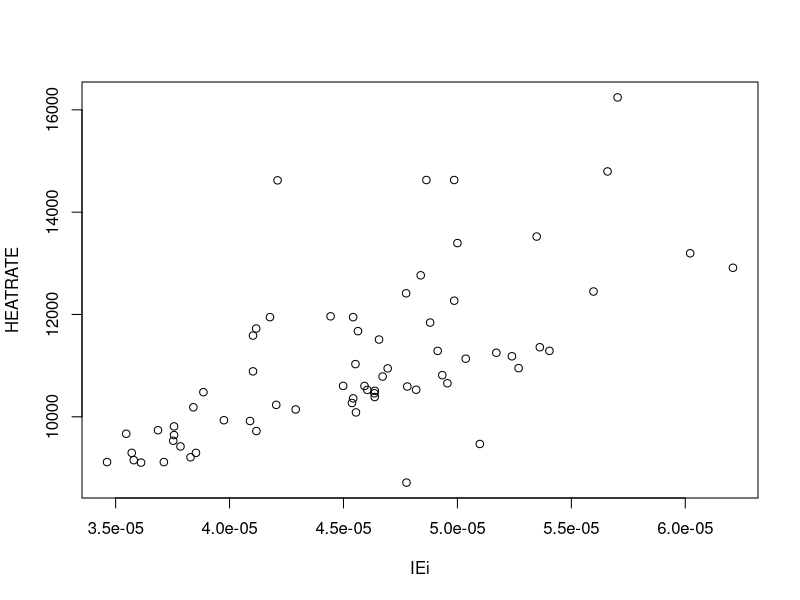

Generate this figure with R:
library("plyr")
library("tidyverse")
library("gmodels")

gas <- read.csv("GASTURBINE.csv")
summary(gas)
gas_lm = lm(HEATRATE~RPM+INLET.TEMP+EXH.TEMP+CPRATIO+AIRFLOW+INLET.EXH+dummy.traditional+dummy.advanced,data=gas)
summary(gas_lm)
anova(gas_lm)

#removed INLET.EXH
gas_lm = lm(HEATRATE~RPM+INLET.TEMP+EXH.TEMP+CPRATIO+AIRFLOW+dummy.traditional+dummy.advanced,data=gas)
summary(gas_lm)

#removed INLET.EXH + CPRATIO
gas_lm = lm(HEATRATE~RPM+INLET.TEMP+EXH.TEMP+AIRFLOW+dummy.traditional+dummy.advanced,data=gas)
summary(gas_lm)

#removed INLET.EXH + CPRATIO + dummy
gas_lm = lm(HEATRATE~RPM+INLET.TEMP+EXH.TEMP+AIRFLOW,data=gas)
summary(gas_lm)

#removed dummy
gas_lm = lm(HEATRATE~RPM+INLET.TEMP+EXH.TEMP+CPRATIO+AIRFLOW+INLET.EXH,data=gas)
summary(gas_lm)

attach(gas)
cpi = (gas$CPRATIO)^(-1)
IEi = sqrt((gas$INLET.EXH)^(-1.5))
plot(IEi,HEATRATE)
summary(lm(HEATRATE~IEi,data=gas))

#removed INLET.EXH, inversed CPRATIO
gas_lm = lm(HEATRATE~RPM+INLET.TEMP+EXH.TEMP+cpi+AIRFLOW+dummy.traditional+dummy.advanced,data=gas)
summary(gas_lm)

#removed INLET.EXH, and dummies; inversed CPRATIO
gas_lm = lm(HEATRATE~RPM+INLET.TEMP+EXH.TEMP+cpi,data=gas)
summary(gas_lm)
